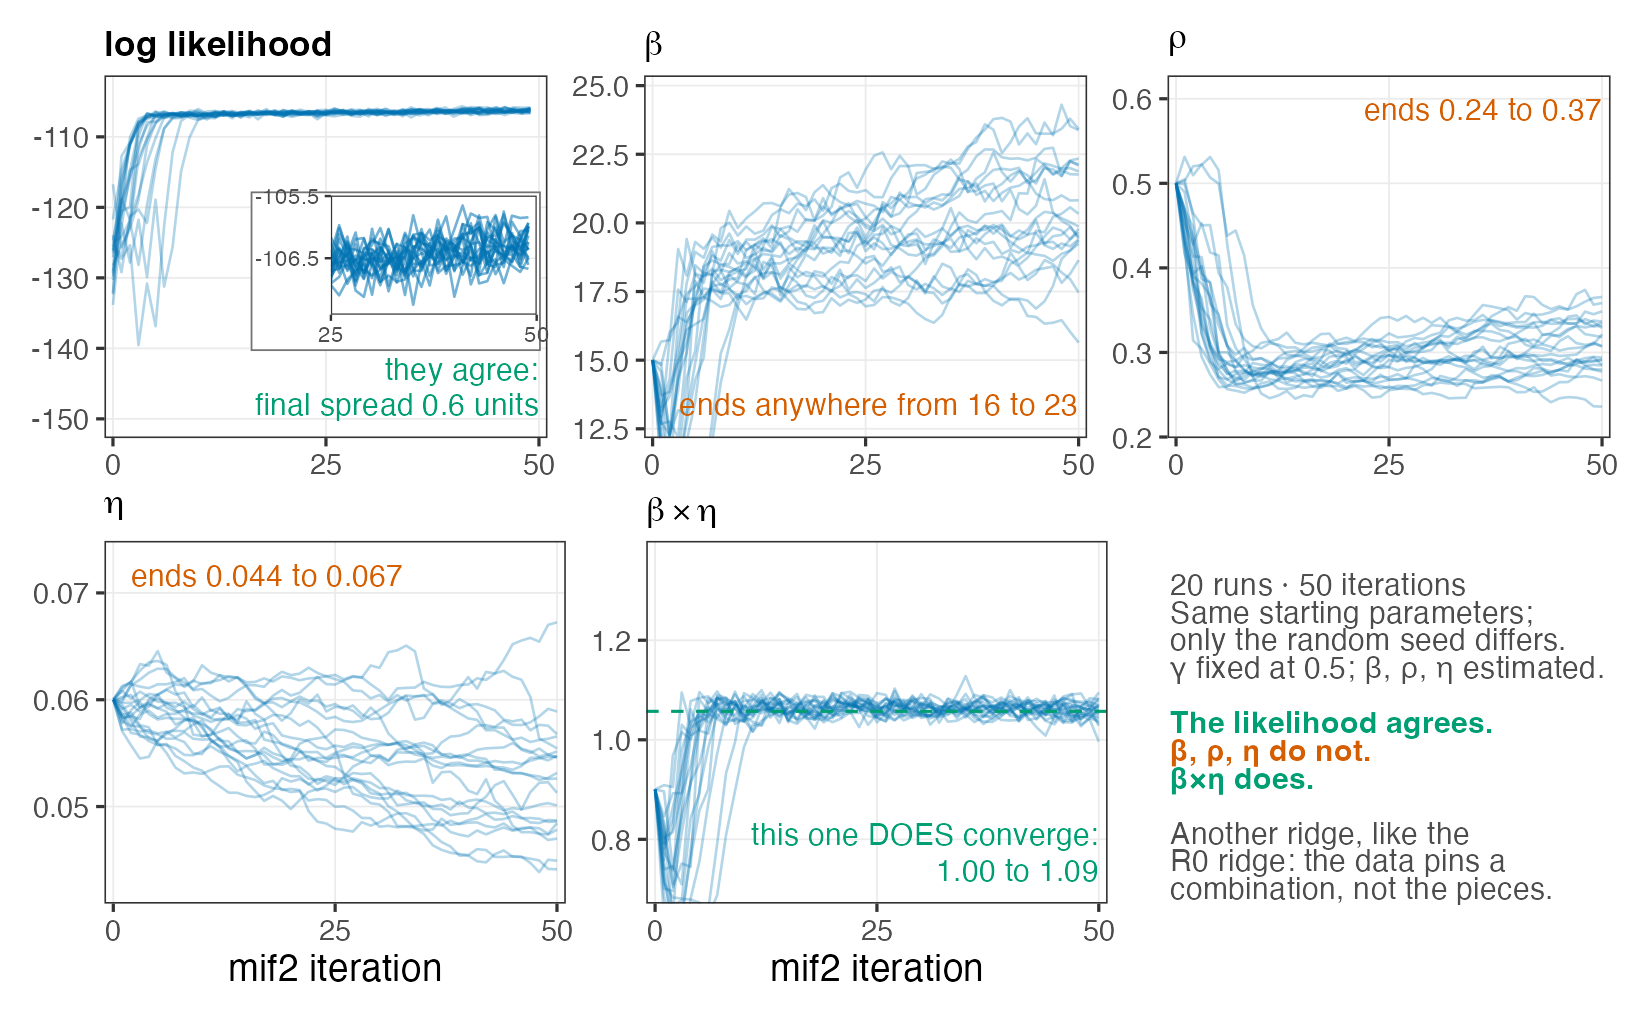

Here is the R script that generated this plot:
## fig-mif2-traces.R ------------------------------------------------------
## B_mle_mif2 (Lecture B) headline evidence figure: IF2 convergence traces.
##
## Run from the project root (where 4_mle_mif2.Rproj lives):
##     Rscript figures/fig-mif2-traces.R
##
## Reads : results/local_search.rds  (mif2List, 20 replicated mif2 runs)
##         results/lik_local.rds     (honest pfilter re-evaluation of the 20 endpoints)
## Writes: figures/fig-mif2-traces.png
##
## THE POINT: the loglik panel converges (all 20 runs agree the fit is good);
## the individual parameter panels do NOT (Beta lands anywhere from 16 to 23).
## Both are true at once. The last panel says why: Beta and Eta trade off along
## a ridge, and the product Beta*Eta is what the data actually pins down.
##
## Every number quoted above is recomputed from the cache at run time and
## printed to the console -- do not hand-edit them. The cache MUST come from
## the same model as scripts/model_measSIR.R (Gamma=0.5). The legacy
## mif/results/local_search.rds is a DIFFERENT model (Gamma=2) and will
## silently produce a figure that contradicts the exercises.
## -------------------------------------------------------------------------

suppressMessages({
  library(pomp)
  library(tidyverse)
  library(patchwork)
})

set.seed(1350254336)   # nothing here is random; fixed for byte-reproducibility

## ---- Okabe-Ito course palette (fixed meanings) --------------------------
BLUE  <- "#0072B2"  # the method that works -- IF2 traces
VERM  <- "#D55E00"  # what doesn't work -- the params that never agree
GREEN <- "#009E73"  # truth / reference / the ridge-invariant quantity

## ---- Load ---------------------------------------------------------------
mifs <- readRDS("results/local_search.rds")
liks <- readRDS("results/lik_local.rds")

stopifnot(is(mifs, "mif2List"))

n_rep  <- length(mifs)
n_mif  <- mifs[[1]]@Nmif
n_part <- unique(as.integer(mifs[[1]]@Np))[1]
cool   <- mifs[[1]]@cooling.fraction.50

## ---- Traces -> long ------------------------------------------------------
## pomp stores rows 0..Nmif. Row i holds the parameters entering iteration i
## and the loglik of that iteration's (perturbed) filtering pass; the final
## row therefore has NA loglik -- which is exactly why lik_local.rds exists.
tr <- pomp::melt(pomp::traces(mifs)) |>
  as_tibble() |>
  rename(rep = .L1) |>
  mutate(iteration = iteration - 1L)   # -> 0..Nmif

wide <- tr |>
  pivot_wider(names_from = name, values_from = value) |>
  mutate(BetaEta = Beta * Eta)

## ---- Real numbers, computed (never typed from memory) --------------------
fin  <- wide |> filter(iteration == n_mif)          # final parameter values
ll0  <- wide |> filter(iteration == 0)              # starting filter loglik

starts <- wide |> filter(iteration == 0) |> summarise(
  Beta = unique(round(Beta, 6)) |> paste(collapse = "/"),
  Rho  = unique(round(Rho, 6))  |> paste(collapse = "/"),
  Eta  = unique(round(Eta, 6))  |> paste(collapse = "/")
)

rng <- function(x) c(min(x), max(x))

## Gamma is NOT estimated here -- mif2's rw.sd covers Beta, Rho, Eta only, so
## Gamma is pinned at whatever the pomp object carried in. Read it off the cache
## rather than typing it: if local_search.rds is ever regenerated at a different
## Gamma, the card below re-labels itself instead of lying.
gamma_fix <- unique(wide$Gamma)
stopifnot(length(gamma_fix) == 1L)

ll_spread_0   <- diff(rng(ll0$loglik))
ll_fin_rng    <- rng(liks$loglik)          # honest pfilter logliks
ll_fin_spread <- diff(ll_fin_rng)
beta_rng      <- rng(fin$Beta)
rho_rng       <- rng(fin$Rho)
eta_rng       <- rng(fin$Eta)
be_rng        <- rng(fin$BetaEta)
be_cv         <- sd(fin$BetaEta) / mean(fin$BetaEta)
beta_cv       <- sd(fin$Beta) / mean(fin$Beta)
r_beta_eta    <- cor(fin$Beta, fin$Eta)

cat("\n---- fig-mif2-traces: computed numbers ----\n")
cat(sprintf("replicates            : %d\n", n_rep))
cat(sprintf("mif2 iterations       : %d (Np=%d, cooling.fraction.50=%.2f)\n",
            n_mif, n_part, cool))
cat(sprintf("starting point (all)  : Beta=%s Rho=%s Eta=%s\n",
            starts$Beta, starts$Rho, starts$Eta))
cat(sprintf("Gamma (FIXED, not est): %g\n", gamma_fix))
cat(sprintf("loglik spread @iter 0 : %.1f units\n", ll_spread_0))
cat(sprintf("loglik final (pfilter): %.2f to %.2f  (spread %.2f)\n",
            ll_fin_rng[1], ll_fin_rng[2], ll_fin_spread))
cat(sprintf("Beta  final           : %.1f to %.1f   (CV %.1f%%)\n",
            beta_rng[1], beta_rng[2], 100 * beta_cv))
cat(sprintf("Rho   final           : %.3f to %.3f\n", rho_rng[1], rho_rng[2]))
cat(sprintf("Eta   final           : %.4f to %.4f\n", eta_rng[1], eta_rng[2]))
cat(sprintf("Beta*Eta final        : %.2f to %.2f  (CV %.1f%%)\n",
            be_rng[1], be_rng[2], 100 * be_cv))
cat(sprintf("cor(Beta, Eta)        : %.3f\n", r_beta_eta))
cat("-------------------------------------------\n\n")

## ---- Panel builder -------------------------------------------------------
base_thm <- theme_bw(base_size = 8) +
  theme(
    plot.title       = element_text(size = 8.5, face = "bold", hjust = 0,
                                    margin = margin(b = 1.5)),
    axis.text        = element_text(size = 7),
    axis.title       = element_text(size = 9),
    axis.title.y     = element_blank(),
    panel.grid.minor = element_blank(),
    panel.grid.major = element_line(linewidth = 0.2),
    plot.margin      = margin(2, 4, 2, 2)
  )

trace_panel <- function(var, title, ylim = NULL, xlab = NULL, breaks = waiver()) {
  d <- wide |> filter(!is.na(.data[[var]]))
  p <- ggplot(d, aes(iteration, .data[[var]], group = rep)) +
    geom_line(colour = BLUE, alpha = 0.30, linewidth = 0.3) +
    scale_x_continuous(breaks = c(0, 25, 50), expand = expansion(mult = 0.02)) +
    scale_y_continuous(breaks = breaks) +
    labs(title = title, x = xlab) +
    base_thm
  if (!is.null(ylim)) p <- p + coord_cartesian(ylim = ylim)
  if (is.null(xlab)) p <- p + theme(axis.title.x = element_blank())
  p
}

lab <- function(p, x, y, text, colour, hjust = 0, vjust = 1, size = 2.6) {
  p + annotate("text", x = x, y = y, label = text, colour = colour,
               hjust = hjust, vjust = vjust, size = size, lineheight = 0.95)
}

## ---- axis limits, derived from the data ---------------------------------
## These were once hardcoded, which silently CLIPPED the traces the day the
## underlying cache changed. Never hardcode them: derive from the data and
## reserve an explicit slot for the label so text can never sit on a trace.
##   lab_at="bottom"/"top" reserves lab_frac of the data span for the label.
auto_ylim <- function(var, lab_at = "none", lab_frac = 0.20, pad = 0.06) {
  r <- range(wide[[var]], na.rm = TRUE); s <- diff(r)
  lo <- r[1] - pad * s; hi <- r[2] + pad * s
  if (lab_at == "bottom") lo <- lo - lab_frac * s
  if (lab_at == "top")    hi <- hi + lab_frac * s
  c(lo, hi)
}
lab_y <- function(ylim, at = "bottom") {
  s <- diff(ylim)
  if (at == "bottom") ylim[1] + 0.02 * s else ylim[2] - 0.02 * s
}

## ---- Panel 1: loglik -- CONVERGES ---------------------------------------
## Show the FULL climb, not just the endgame. The story a first-time viewer
## needs is "it rockets up, then all twenty agree" -- and at full scale the
## converged band is ~1% of panel height, which reads as a single line and
## makes the agreement obvious on sight. The exact residual spread is small
## enough to be worth stating in words rather than pixels, so the green label
## carries it.
##
## DO NOT use `fin` here. `fin` is the final trace row and its loglik is NA by
## construction (mif2 never filters the final parameter vector -- that is the
## point of this whole lecture). min(fin$loglik) is NA, which silently turns
## coord_cartesian into a no-op and drops every annotation. Use the traces.
## Label wraps to TWO lines deliberately: as one line at size 2.6 it is wider
## than the panel and gets clipped at the left edge. Keep the wrap.
ll_ylim <- auto_ylim("loglik", lab_at = "bottom", lab_frac = 0.26)
p_ll <- trace_panel("loglik", "log likelihood", ylim = ll_ylim) |>
  lab(x = 50, y = lab_y(ll_ylim),
      text = sprintf("they agree:\nfinal spread %.1f units", ll_fin_spread),
      colour = GREEN, hjust = 1, vjust = 0, size = 2.6)

## ---- inset: a zoom of the converged tail --------------------------------
## At the full -150..-106 scale the last iterations collapse onto a single
## line, hiding the small run-to-run differences. This inset re-plots the tail
## on its own narrow y-scale, so the 20 runs read as 20 distinct lines. Derive
## the window from the data (never hardcode); it floats in the empty centre of
## the panel, below the converged band and above the green label.
tail_from <- 25L
d_tail    <- wide |> filter(!is.na(loglik), iteration >= tail_from)
tail_ylim <- range(d_tail$loglik) + c(-1, 1) * 0.10 * diff(range(d_tail$loglik))

inset_ll <- ggplot(d_tail, aes(iteration, loglik, group = rep)) +
  geom_line(colour = BLUE, alpha = 0.55, linewidth = 0.3) +
  coord_cartesian(xlim = c(tail_from, n_mif), ylim = tail_ylim, expand = FALSE) +
  scale_x_continuous(breaks = c(tail_from, n_mif)) +
  scale_y_continuous(n.breaks = 3) +
  theme_bw(base_size = 6) +
  theme(
    axis.title       = element_blank(),
    axis.text        = element_text(size = 5.5),
    panel.grid.minor = element_blank(),
    panel.grid.major = element_line(linewidth = 0.15),
    plot.background  = element_rect(fill = "white", colour = "grey45",
                                    linewidth = 0.4),
    plot.margin      = margin(1, 1, 1, 1)
  )

p_ll <- p_ll +
  patchwork::inset_element(inset_ll, left = 0.33, bottom = 0.24,
                           right = 0.985, top = 0.68, align_to = "panel")

## ---- Panels 2-4: the estimated parameters -- DO NOT CONVERGE ------------
## Beta and Beta*Eta share a COMMON RELATIVE window: mean * (1 +/- REL_FRAC).
## This is the honest way to make "Beta is loose, Beta*Eta is tight" visible.
## Auto-scaling each panel to its own data range would make both fill the
## panel equally and destroy the comparison; a hand-picked range for each
## would be an axis trick. A shared fractional window is neither: the
## fraction of panel height each trace occupies is then proportional to its
## coefficient of variation, which is exactly the quantity being compared
## (Beta CV 9.6% vs Beta*Eta CV 2.1% -- so Beta should look ~4.6x wider).
REL_FRAC <- 0.32
rel_ylim <- function(var) {
  m <- mean(wide[[var]], na.rm = TRUE)
  c(m * (1 - REL_FRAC), m * (1 + REL_FRAC))
}

beta_ylim <- rel_ylim("Beta")
p_beta <- trace_panel("Beta", expression(bold(beta)), ylim = beta_ylim) |>
  lab(x = 50, y = lab_y(beta_ylim),
      text = sprintf("ends anywhere from %.0f to %.0f", beta_rng[1], beta_rng[2]),
      colour = VERM, hjust = 1, vjust = 0)

rho_ylim <- auto_ylim("Rho", lab_at = "top")
p_rho <- trace_panel("Rho", expression(bold(rho)), ylim = rho_ylim) |>
  lab(x = 50, y = lab_y(rho_ylim, "top"),
      text = sprintf("ends %.2f to %.2f", rho_rng[1], rho_rng[2]),
      colour = VERM, hjust = 1)

eta_ylim <- auto_ylim("Eta", lab_at = "top")
p_eta <- trace_panel("Eta", expression(bold(eta)), ylim = eta_ylim,
                     xlab = "mif2 iteration") |>
  lab(x = 2, y = lab_y(eta_ylim, "top"),
      text = sprintf("ends %.3f to %.3f", eta_rng[1], eta_rng[2]),
      colour = VERM)

## ---- Panel 5: the derived combination -- CONVERGES ----------------------
## SAME relative window as Beta (see REL_FRAC above). The trace should read as
## a near-flat line next to Beta's visibly wandering band -- that contrast is
## the whole figure, and it is earned, not manufactured.
be_ylim <- rel_ylim("BetaEta")
p_be <- trace_panel("BetaEta", expression(bold(beta %*% eta)),
                    ylim = be_ylim, xlab = "mif2 iteration") +
  geom_hline(yintercept = mean(fin$BetaEta), colour = GREEN,
             linetype = "dashed", linewidth = 0.35)
p_be <- lab(p_be, x = 50, y = lab_y(be_ylim),
            text = sprintf("this one DOES converge:\n%.2f to %.2f", be_rng[1], be_rng[2]),
            colour = GREEN, hjust = 1, vjust = 0)

## ---- Panel 6: the caption card ------------------------------------------
## Generous y-range + clip="off" so nothing gets cut at the panel edge.
## ggplot text is sized in POINTS, not data units, so stacking multi-line
## blocks by eye reliably overlaps. Instead: one row per LINE, on a fixed
## pitch. The panel is ~1.5in (~108pt); pitch 0.088 of a 1.05-unit range is
## ~9.0pt against ~6.6pt text, so lines cannot collide by construction.
## Pitch is 0.088 and not 0.095 because 12 rows at 0.095 put the last line at
## y=-0.045, and scale_y_continuous(limits=c(0,1.05)) DROPS out-of-range rows
## silently rather than clipping them. Keep 11*pitch <= 1.0 if you add a line.
pitch <- 0.088
card_txt <- tribble(
  ~text,                                ~col,    ~face,
  sprintf("%d runs · %d iterations", n_rep, n_mif), "grey30", "plain",
  "Same starting parameters;",           "grey30", "plain",
  "only the random seed differs.",       "grey30", "plain",
  ## Load-bearing: gamma is held fixed. If gamma were estimated too, this would
  ## be this lecture's earlier Beta/Gamma R0 ridge, not the Beta*Eta one here.
  sprintf("γ fixed at %g; β, ρ, η estimated.", gamma_fix), "grey30", "plain",
  "",                                    "grey30", "plain",
  "The likelihood agrees.",              GREEN,    "bold",
  "β, ρ, η do not.",                     VERM,     "bold",
  "β×η does.",                           GREEN,    "bold",
  "",                                    "grey30", "plain",
  "Another ridge, like the",             "grey30", "plain",
  "R0 ridge: the data pins a",           "grey30", "plain",
  "combination, not the pieces.",        "grey30", "plain"
) |>
  mutate(y = 1.0 - (row_number() - 1) * pitch)

card <- ggplot(card_txt, aes(x = 0, y = y, label = text)) +
  geom_text(aes(colour = col, fontface = face), hjust = 0, vjust = 1,
            size = 2.6, show.legend = FALSE) +
  scale_colour_identity() +
  scale_x_continuous(limits = c(0, 1)) +
  scale_y_continuous(limits = c(0, 1.05)) +
  coord_cartesian(clip = "off") +
  theme_void() +
  theme(plot.margin = margin(2, 2, 2, 6))

## ---- Assemble ------------------------------------------------------------
fig <- (p_ll | p_beta | p_rho) / (p_eta | p_be | card)

ggsave("figures/fig-mif2-traces.png", fig,
       width = 5.5, height = 3.4, dpi = 300, bg = "white")

cat("wrote figures/fig-mif2-traces.png\n")
